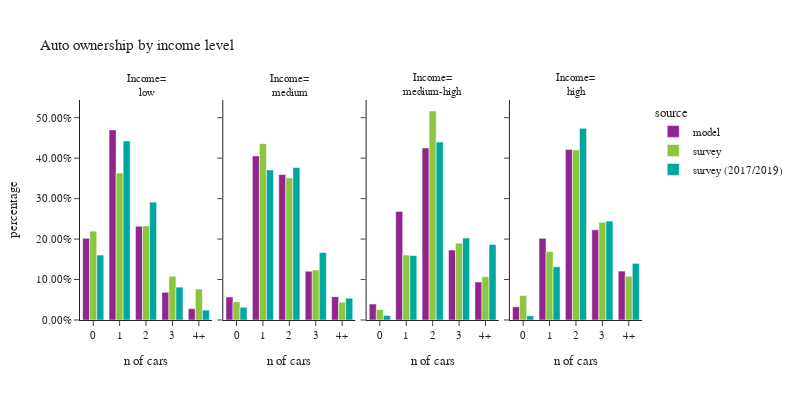

This figure's notebook cell:
### Code cell
plot_auto(hh,'hhincome_4group','income level', 'Income')

### Figure 1 — Plotly figure (JSON) as saved in the notebook; plotly's stock layout.template omitted (floating-point values rounded to 4 significant figures)
{"data": [{"alignmentgroup": "True", "customdata": [[87824], [204371], [100787], [29810], [12174]], "hovertemplate": "source=model<br>hhincome_4group=low<br>auto_ownership_simple=%{x}<br>percentage=%{y}<br>sample count=%{customdata[0]}<extra></extra>", "legendgroup": "model", "marker": {"color": "#91268F", "pattern": {"shape": ""}}, "name": "model", "offsetgroup": "model", "orientation": "v", "showlegend": true, "textposition": "auto", "x": ["0", "1", "2", "3", "4+"], "xaxis": "x", "y": [0.2019, 0.4699, 0.2317, 0.06853, 0.02799], "yaxis": "y", "type": "bar"}, {"alignmentgroup": "True", "customdata": [[24551], [175704], [155703], [52184], [25016]], "hovertemplate": "source=model<br>hhincome_4group=medium<br>auto_ownership_simple=%{x}<br>percentage=%{y}<br>sample count=%{customdata[0]}<extra></extra>", "legendgroup": "model", "marker": {"color": "#91268F", "pattern": {"shape": ""}}, "name": "model", "offsetgroup": "model", "orientation": "v", "showlegend": false, "textposition": "auto", "x": ["0", "1", "2", "3", "4+"], "xaxis": "x2", "y": [0.05668, 0.4056, 0.3595, 0.1205, 0.05775], "yaxis": "y2", "type": "bar"}, {"alignmentgroup": "True", "customdata": [[17126], [116475], [184605], [75077], [40780]], "hovertemplate": "source=model<br>hhincome_4group=medium-high<br>auto_ownership_simple=%{x}<br>percentage=%{y}<br>sample count=%{customdata[0]}<extra></extra>", "legendgroup": "model", "marker": {"color": "#91268F", "pattern": {"shape": ""}}, "name": "model", "offsetgroup": "model", "orientation": "v", "showlegend": false, "textposition": "auto", "x": ["0", "1", "2", "3", "4+"], "xaxis": "x3", "y": [0.03946, 0.2683, 0.4253, 0.173, 0.09395], "yaxis": "y3", "type": "bar"}, {"alignmentgroup": "True", "customdata": [[14183], [87639], [182859], [96781], [52480]], "hovertemplate": "source=model<br>hhincome_4group=high<br>auto_ownership_simple=%{x}<br>percentage=%{y}<br>sample count=%{customdata[0]}<extra></extra>", "legendgroup": "model", "marker": {"color": "#91268F", "pattern": {"shape": ""}}, "name": "model", "offsetgroup": "model", "orientation": "v", "showlegend": false, "textposition": "auto", "x": ["0", "1", "2", "3", "4+"], "xaxis": "x4", "y": [0.03268, 0.202, 0.4214, 0.223, 0.1209], "yaxis": "y4", "type": "bar"}, {"alignmentgroup": "True", "customdata": [[334], [531], [245], [64], [32]], "hovertemplate": "source=survey<br>hhincome_4group=low<br>auto_ownership_simple=%{x}<br>percentage=%{y}<br>sample count=%{customdata[0]}<extra></extra>", "legendgroup": "survey", "marker": {"color": "#8CC63E", "pattern": {"shape": ""}}, "name": "survey", "offsetgroup": "survey", "orientation": "v", "showlegend": true, "textposition": "auto", "x": ["0", "1", "2", "3", "4+"], "xaxis": "x", "y": [0.2197, 0.3634, 0.2324, 0.1081, 0.07642], "yaxis": "y", "type": "bar"}, {"alignmentgroup": "True", "customdata": [[112], [435], [216], [49], [22]], "hovertemplate": "source=survey<br>hhincome_4group=medium<br>auto_ownership_simple=%{x}<br>percentage=%{y}<br>sample count=%{customdata[0]}<extra></extra>", "legendgroup": "survey", "marker": {"color": "#8CC63E", "pattern": {"shape": ""}}, "name": "survey", "offsetgroup": "survey", "orientation": "v", "showlegend": false, "textposition": "auto", "x": ["0", "1", "2", "3", "4+"], "xaxis": "x2", "y": [0.04508, 0.4358, 0.3511, 0.1238, 0.04412], "yaxis": "y2", "type": "bar"}, {"alignmentgroup": "True", "customdata": [[82], [395], [358], [96], [42]], "hovertemplate": "source=survey<br>hhincome_4group=medium-high<br>auto_ownership_simple=%{x}<br>percentage=%{y}<br>sample count=%{customdata[0]}<extra></extra>", "legendgroup": "survey", "marker": {"color": "#8CC63E", "pattern": {"shape": ""}}, "name": "survey", "offsetgroup": "survey", "orientation": "v", "showlegend": false, "textposition": "auto", "x": ["0", "1", "2", "3", "4+"], "xaxis": "x3", "y": [0.02606, 0.1605, 0.5166, 0.1899, 0.107], "yaxis": "y3", "type": "bar"}, {"alignmentgroup": "True", "customdata": [[44], [215], [215], [59], [22]], "hovertemplate": "source=survey<br>hhincome_4group=high<br>auto_ownership_simple=%{x}<br>percentage=%{y}<br>sample count=%{customdata[0]}<extra></extra>", "legendgroup": "survey", "marker": {"color": "#8CC63E", "pattern": {"shape": ""}}, "name": "survey", "offsetgroup": "survey", "orientation": "v", "showlegend": false, "textposition": "auto", "x": ["0", "1", "2", "3", "4+"], "xaxis": "x4", "y": [0.06057, 0.1692, 0.4203, 0.2417, 0.1082], "yaxis": "y4", "type": "bar"}, {"alignmentgroup": "True", "customdata": [[606], [1052], [363], [72], [24]], "hovertemplate": "source=survey (2017/2019)<br>hhincome_4group=low<br>auto_ownership_simple=%{x}<br>percentage=%{y}<br>sample count=%{customdata[0]}<extra></extra>", "legendgroup": "survey (2017/2019)", "marker": {"color": "#00A7A0", "pattern": {"shape": ""}}, "name": "survey (2017/2019)", "offsetgroup": "survey (2017/2019)", "orientation": "v", "showlegend": true, "textposition": "auto", "x": ["0", "1", "2", "3", "4+"], "xaxis": "x", "y": [0.1605, 0.4425, 0.2914, 0.08116, 0.02444], "yaxis": "y", "type": "bar"}, {"alignmentgroup": "True", "customdata": [[249], [907], [427], [86], [32]], "hovertemplate": "source=survey (2017/2019)<br>hhincome_4group=medium<br>auto_ownership_simple=%{x}<br>percentage=%{y}<br>sample count=%{customdata[0]}<extra></extra>", "legendgroup": "survey (2017/2019)", "marker": {"color": "#00A7A0", "pattern": {"shape": ""}}, "name": "survey (2017/2019)", "offsetgroup": "survey (2017/2019)", "orientation": "v", "showlegend": false, "textposition": "auto", "x": ["0", "1", "2", "3", "4+"], "xaxis": "x2", "y": [0.03156, 0.371, 0.3768, 0.1667, 0.05396], "yaxis": "y2", "type": "bar"}, {"alignmentgroup": "True", "customdata": [[174], [749], [611], [134], [66]], "hovertemplate": "source=survey (2017/2019)<br>hhincome_4group=medium-high<br>auto_ownership_simple=%{x}<br>percentage=%{y}<br>sample count=%{customdata[0]}<extra></extra>", "legendgroup": "survey (2017/2019)", "marker": {"color": "#00A7A0", "pattern": {"shape": ""}}, "name": "survey (2017/2019)", "offsetgroup": "survey (2017/2019)", "orientation": "v", "showlegend": false, "textposition": "auto", "x": ["0", "1", "2", "3", "4+"], "xaxis": "x3", "y": [0.01132, 0.1594, 0.4398, 0.2025, 0.1869], "yaxis": "y3", "type": "bar"}, {"alignmentgroup": "True", "customdata": [[48], [252], [261], [55], [19]], "hovertemplate": "source=survey (2017/2019)<br>hhincome_4group=high<br>auto_ownership_simple=%{x}<br>percentage=%{y}<br>sample count=%{customdata[0]}<extra></extra>", "legendgroup": "survey (2017/2019)", "marker": {"color": "#00A7A0", "pattern": {"shape": ""}}, "name": "survey (2017/2019)", "offsetgroup": "survey (2017/2019)", "orientation": "v", "showlegend": false, "textposition": "auto", "x": ["0", "1", "2", "3", "4+"], "xaxis": "x4", "y": [0.01035, 0.1315, 0.4736, 0.2445, 0.14], "yaxis": "y4", "type": "bar"}], "layout": {"xaxis": {"anchor": "y", "domain": [0.0, 0.235], "title": {"text": "n of cars"}}, "yaxis": {"anchor": "x", "domain": [0.0, 1.0], "title": {"text": "percentage"}, "tickformat": ".2%"}, "xaxis2": {"anchor": "y2", "domain": [0.255, 0.49], "matches": "x", "title": {"text": "n of cars"}}, "yaxis2": {"anchor": "x2", "domain": [0.0, 1.0], "matches": "y", "showticklabels": false, "tickformat": ".2%"}, "xaxis3": {"anchor": "y3", "domain": [0.51, 0.745], "matches": "x", "title": {"text": "n of cars"}}, "yaxis3": {"anchor": "x3", "domain": [0.0, 1.0], "matches": "y", "showticklabels": false, "tickformat": ".2%"}, "xaxis4": {"anchor": "y4", "domain": [0.765, 1.0], "matches": "x", "title": {"text": "n of cars"}}, "yaxis4": {"anchor": "x4", "domain": [0.0, 1.0], "matches": "y", "showticklabels": false, "tickformat": ".2%"}, "annotations": [{"font": {}, "showarrow": false, "text": "Income=<br>low", "x": 0.1175, "xanchor": "center", "xref": "paper", "y": 1.0, "yanchor": "bottom", "yref": "paper"}, {"font": {}, "showarrow": false, "text": "Income=<br>medium", "x": 0.3725, "xanchor": "center", "xref": "paper", "y": 1.0, "yanchor": "bottom", "yref": "paper"}, {"font": {}, "showarrow": false, "text": "Income=<br>medium-high", "x": 0.6275, "xanchor": "center", "xref": "paper", "y": 1.0, "yanchor": "bottom", "yref": "paper"}, {"font": {}, "showarrow": false, "text": "Income=<br>high", "x": 0.8825, "xanchor": "center", "xref": "paper", "y": 1.0, "yanchor": "bottom", "yref": "paper"}], "legend": {"title": {"text": "source"}, "tracegroupgap": 0}, "title": {"text": "Auto ownership by income level"}, "barmode": "group", "font": {"size": 11}, "height": 400, "width": 800}}
